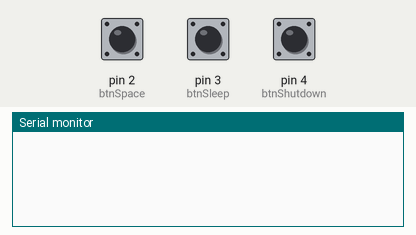
This sketch was run on a simulated Arduino Uno, built with avr-gcc and run on an emulated ATmega328P. Parts: the last lines printed to the serial monitor. The inputs (shaded band) are chosen by the test bench; at power-on: pin 2 (btnSpace) LOW, pin 3 (btnSleep) LOW, pin 4 (btnShutdown) LOW.

Above: at 1.2 s.
1.3 s: pin 2 (btnSpace) pulled HIGH for 0.15 s
At 2.5 s:
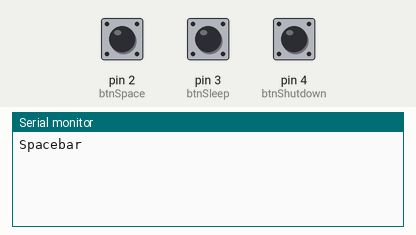
2.9 s: pin 3 (btnSleep) pulled HIGH for 0.15 s
At 3.9 s:
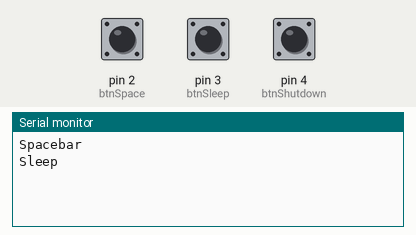
4.5 s: pin 4 (btnShutdown) pulled HIGH for 0.15 s
At 5.1 s:
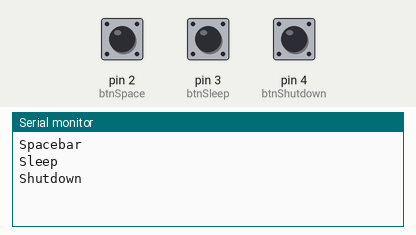

The sketch:

bluetooth-sender.ino
```cpp
const int btnSpace = 2;
const int btnSleep = 3;
const int btnShutdown = 4;
const int tx = 1;

int btnSpaceState = 0;
int btnSleepState = 0;
int btnShutdownState = 0;

void setup() {
  // Initialize the button pins as an inputs.
  pinMode(btnSpace, INPUT);
  pinMode(btnSleep, INPUT);
  pinMode(btnShutdown, INPUT);
  pinMode(tx, OUTPUT);

  Serial.begin(9600);
}

void loop() {
  // Read the state of the buttons
  btnSpaceState = digitalRead(btnSpace);
  btnSleepState = digitalRead(btnSleep);
  btnShutdownState = digitalRead(btnShutdown);

  // If a button is pushed, the state is HIGH.
  if (btnSpaceState == HIGH) {
    // Send the button that was pushed to the serial port.
    Serial.println("Spacebar");
    digitalWrite(tx, HIGH);
    delay(1000);
  }

  if (btnSleepState == HIGH) {
    // Send the button that was pushed to the serial port.
    Serial.println("Sleep");
    digitalWrite(tx, HIGH);
    delay(1000);
  }

  if (btnShutdownState == HIGH) {
    // Send the button that was pushed to the serial port.
    Serial.println("Shutdown");
    digitalWrite(tx, HIGH);
    delay(1000);
  }
}
```

Measured:
- after the input at 1.3 s, the serial monitor: prints a new line at once (image 1)
- after the input at 2.9 s, the serial monitor: prints a new line at once (image 2)
- after the input at 4.5 s, the serial monitor: prints a new line at once (image 3)
